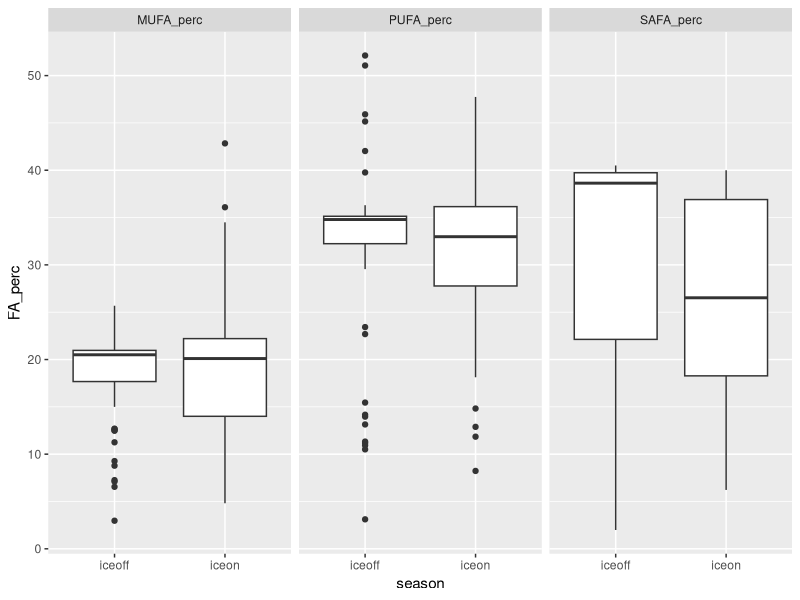
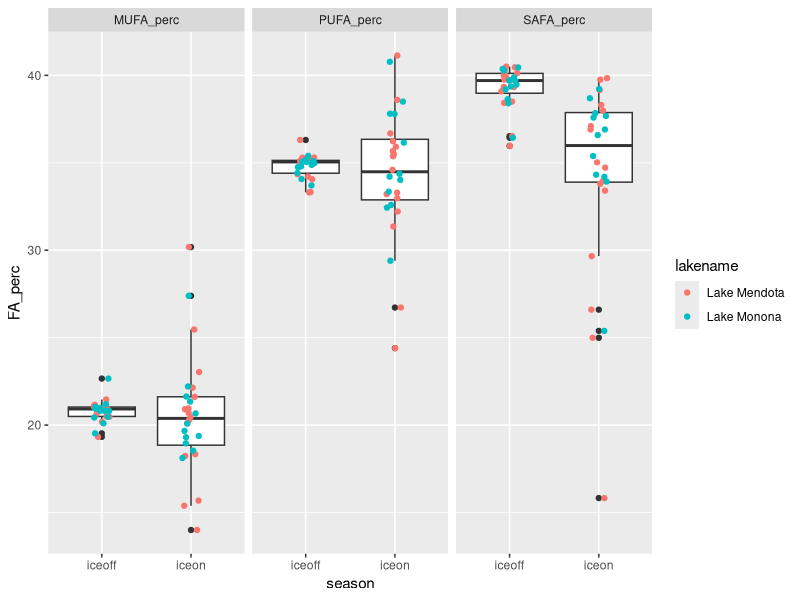
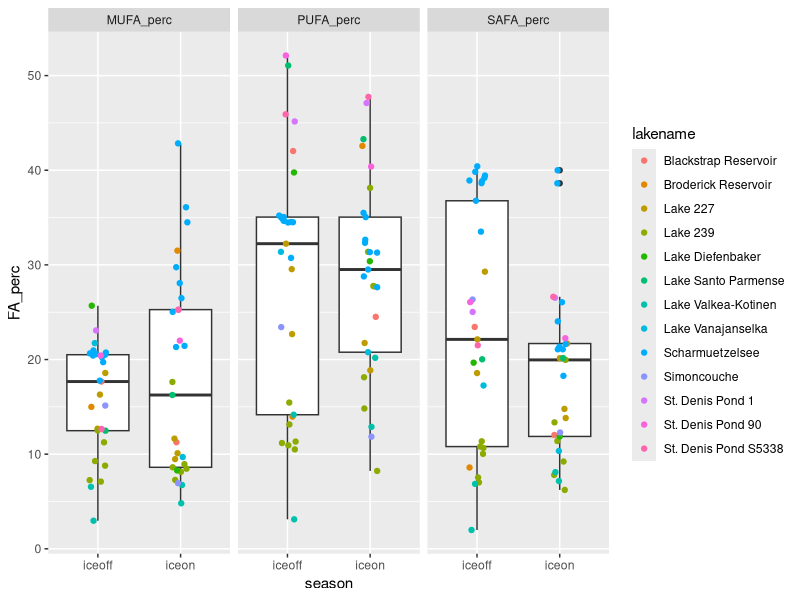
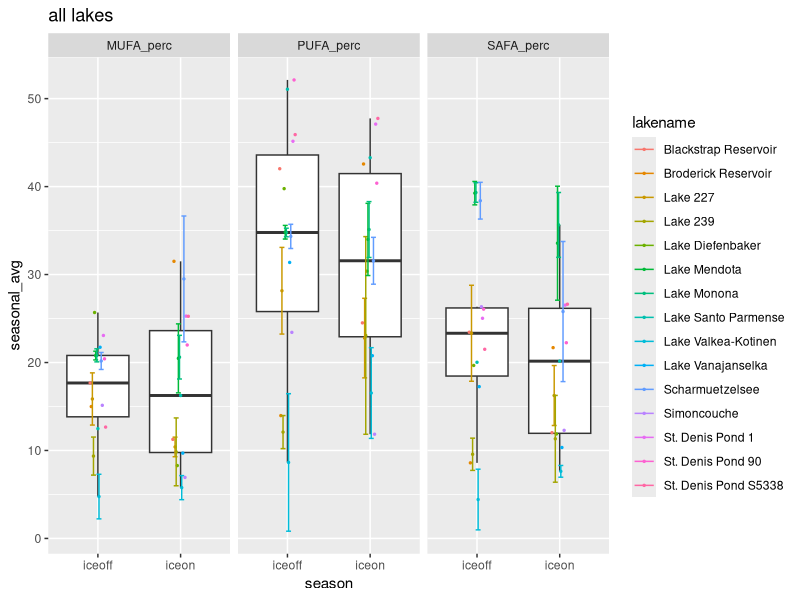
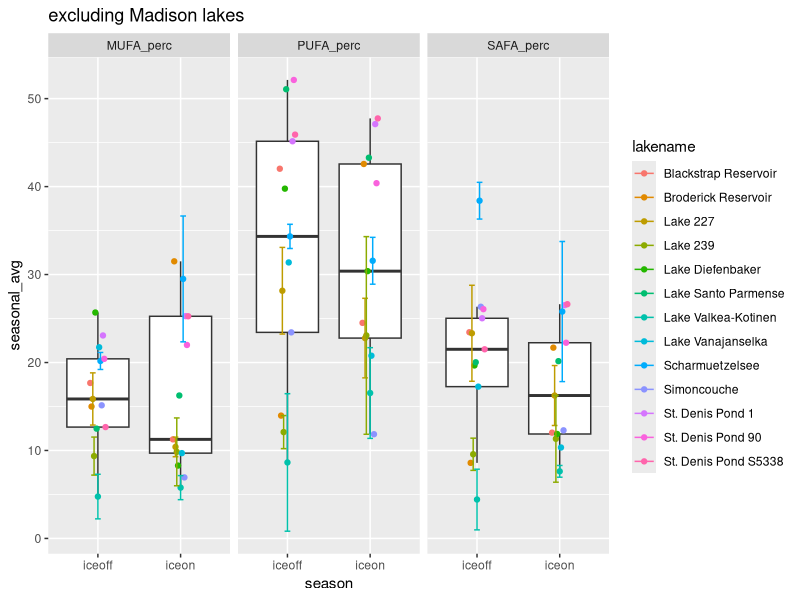
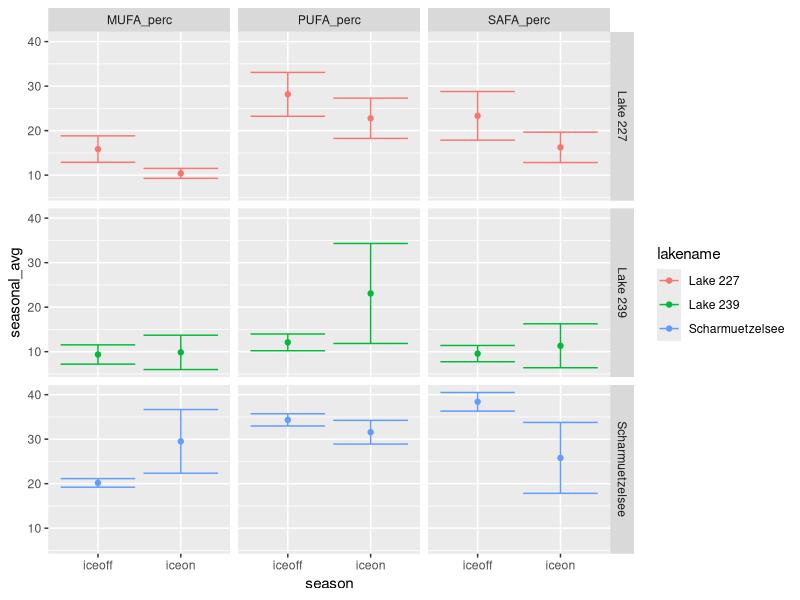
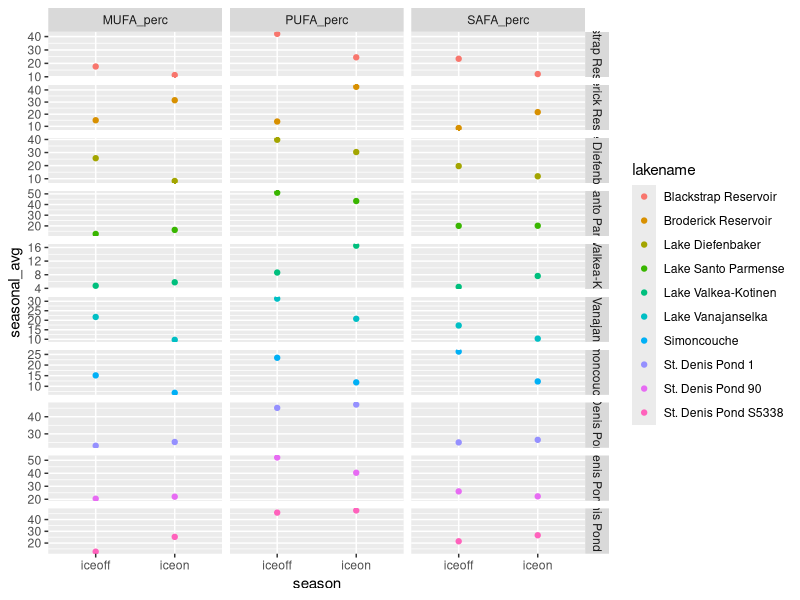
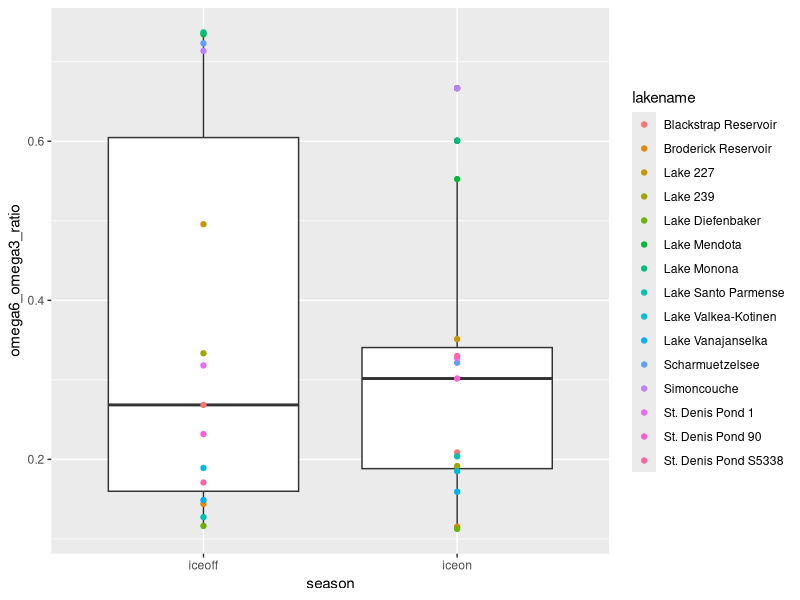

Source code (R) for these figures, in order:
# Script to look at fatty acids profile under ice vs summer stratification
# uses Hampton et al. ecology under lake ice dataset (ecology letters)
# and Galloway et al PLoS one paper fatty acid dataset

#libraries
library(dplyr)
library(reshape2)
library(tidyr)
library(ggplot2)

#===========================================================================
# ----> read in ecology under lake ice dataset and FA dataset
#===========================================================================

euli_orig <- read.csv("../Data/under_ice_data.csv", stringsAsFactors = FALSE)

fa_orig <- read.csv("../Data/PLoS_supp/S1_Dataset.csv", stringsAsFactors = FALSE)

#===========================================================================
# ----> wrangle ice phyto data
#===========================================================================

euli <- euli_orig %>% 
  #keep only columns of potential interest
  select(year, season, researcher, lakename, stationname, poolstation, lakeregloc, lakecountry,
         startday, startmonth, startyear, endday, endmonth, endyear,
         iceduration, fadata, avesecchidepth, avechla, 
         phytomethod, avephytomass, avephytocount,
         propchloro, propcrypto, propcyano, propdiatom, propdiatom, propotherphyto) %>% 
  #only interested when *not* all NA for phyto props
  filter(!(is.na(propchloro) & is.na(propcrypto) & is.na(propcyano) & 
           is.na(propdiatom) & is.na(propdiatom) & is.na(propotherphyto)))

#some lakes have multiple stations within lake
euli %>% 
  group_by(lakename) %>% 
  summarize(n = n_distinct(stationname)) %>% 
  filter(n > 1) %>% 
  as.data.frame()
#               lakename n
# 1 Blackstrap Reservoir 2
# 2     Lake Diefenbaker 3

euli %>% 
  group_by(lakename) %>% 
  summarize(n = n_distinct(poolstation)) %>% 
  as.data.frame() %>% 
  filter(n > 1)

#1:1 match lakename:poolstation
# filter(euli, lakename %in% c("Blackstrap Reservoir", "Lake Diefenbaker")) %>% select(lakename, stationname, poolstation)

#aggregate to lake/poolstation
euli_lakes_phytos <- euli %>% 
  #start by looking just at pytos, can circle back to incorporate snow/ice/secchi etc.
  select(year, season, lakename, poolstation, 
         propchloro, propcrypto, propcyano, propdiatom, propotherphyto) %>% 
  #group and aggregate
  group_by(lakename, poolstation, year, season) %>% 
  summarize(prop_chloro = mean(propchloro, na.rm = TRUE),
            prop_crypto = mean(propcrypto, na.rm = TRUE),
            prop_cyano = mean(propcyano, na.rm = TRUE),
            prop_diatom = mean(propdiatom, na.rm = TRUE),
            prop_other = mean(propotherphyto, na.rm = TRUE)) %>% 
  ungroup() %>% 
  as.data.frame()
  
summary(euli_lakes_phytos) #40 NA in crypto
str(euli_lakes_phytos) #205

#going to start by using only lakes with *NO NAs* for phytos
euli_phytos_complete <- euli_lakes_phytos %>% 
  filter(!(is.na(prop_chloro) | is.na(prop_crypto) | is.na(prop_cyano) | 
             is.na(prop_diatom) | is.na(prop_other)))
#158 obvs - only "complete" phyto profiles

#24 lakes in total
unique(euli_phytos_complete$lakename) 

#what's the temporal coverage?
#only want ones with matching iceon/iceoff
euli_phytos_complete %>% 
  group_by(lakename) %>% 
  summarize(seasons = n_distinct(season)) %>% 
  as.data.frame() %>% 
  arrange(seasons)

#identity lakes with both seasons per year
multi_seasons <- euli_phytos_complete %>% 
  group_by(lakename, year) %>% 
  summarize(seasons = n_distinct(season)) %>% 
  as.data.frame() %>% 
  arrange(seasons) %>% 
  filter(seasons > 1) %>% 
  mutate(lakeyear = paste(lakename, year, sep = "_"))

#keep only those lake/year/seasons
euli_phytos_complete_matching <- euli_phytos_complete %>% 
  mutate(lakeyear = paste(lakename, year, sep = "_")) %>% 
  filter(lakeyear %in% multi_seasons$lakeyear)

#make sure 1:1 match (i.e., iceon/iceoff in single year for lake - no missing pairs singles)
# euli_phytos_complete_matching %>% 
#   group_by(lakename, year) %>% 
#   summarize(n = n_distinct(season)) %>% 
#   filter(n != 2)
#correct

# filter(euli_phytos_complete, lakename == "Saanajarvi")
# filter(euli, lakename == "Saanajarvi")
#yep...being true to the data, we ignore Saanajarvi
#I think it's actually a goof in the euli data, 
#but moving forward without it...

#check out remaining
str(euli_phytos_complete_matching)
str(unique(euli_phytos_complete_matching$lakename)) 
#15 lakes

#temporal coverage
lake_years <- euli_phytos_complete_matching %>% 
  group_by(lakename) %>% 
  summarize(yrs = n_distinct(year)) %>% 
  arrange(yrs) %>% 
  as.data.frame()
#                lakename yrs
# 1  Blackstrap Reservoir   1
# 2   Broderick Reservoir   1
# 3      Lake Diefenbaker   1
# 4   Lake Santo Parmense   1
# 5     Lake Vanajanselka   1
# 6           Simoncouche   1
# 7      St. Denis Pond 1   1
# 8     St. Denis Pond 90   1
# 9  St. Denis Pond S5338   1
# 10  Lake Valkea-Kotinen   2
# 11             Lake 227   3
# 12             Lake 239   6
# 13      Scharmuetzelsee   9
# 14          Lake Monona  12
# 15         Lake Mendota  16

#may be interested in lakes with >= 3 years down the road
lake_years_3more <- filter(lake_years, yrs >= 3)

#make long to be equivalent to FA data
phytos_long <- euli_phytos_complete_matching %>% 
  select(-poolstation, -lakeyear) %>% 
  melt(id.vars = c("lakename", "year", "season")) %>% 
  rename(phyto_group = variable, prop = value)

#remove prop from group name
phytos_long$phyto_group <- gsub("prop_", "", phytos_long$phyto_group)

unique(phytos_long$phyto_group)
# "chloro"     "crypto"     "cyano"      "diatom"     "otherphyto"


#===========================================================================
# ----> wrangle FA data
#===========================================================================

fa <- fa_orig %>% 
  #only fresh water
  filter(Salinity == 0) %>% 
  #only proportional data
  filter(Data == "prop") %>% 
  #for now, don't care about experimental info
  select(Group, Class, Order, Genus, species,
         sumSAFA, sumMUFA, sumPUFA,
         c18.2w6, c18.3w6, c18.3w3,
         c18.4w3, c18.5w3, 
         c20.4w6, c20.5w3, c22.6w3)

unique(fa$Group)
# "Cyanobacteria" "Chlorophyta"   "Ochrophyta"    "Cryptophyta"   "Dinophyta"     "Euglenozoa"    "Rhodophyta"  

#crosswalk to match euli to FA
fa_equiv <- fa %>% 
  #crypto, chloro, cyano are direct matches
  mutate(fa_group = ifelse(Group == "Cryptophyta", "crypto", NA),
         fa_group = ifelse(Group == "Chlorophyta", "chloro", fa_group),
         fa_group = ifelse(Group == "Cyanobacteria", "cyano", fa_group),
         #diatoms are everything in these 3 classes in FA data
         fa_group = ifelse(Class %in% c("Bacillariophyceae", "Fragilariophyceae", "Coscinodiscophyceae"),
                           "diatom", fa_group),
         #other phyto = average of all else in FA data
         fa_group = ifelse(is.na(fa_group), "otherphyto", fa_group))

# fa_equiv %>% 
#   select(Group, fa_group) %>% 
#   unique()
# 
# fa_equiv %>% 
#   select(Group, Class, fa_group) %>% 
#   unique()


#===========================================================================
# ----> aggregate FA data
#===========================================================================

#aggregate to level of fa_group (average)

fa_group_avgs <- fa_equiv %>% 
  group_by(fa_group) %>% 
  summarize(grp_avg_sumSAFA = mean(sumSAFA, na.rm = TRUE),
            grp_avg_sumMUFA = mean(sumMUFA, na.rm = TRUE),
            grp_avg_sumPUFA = mean(sumPUFA, na.rm = TRUE),
            grp_avg_c18.2w6 = mean(c18.2w6, na.rm = TRUE),
            grp_avg_c18.3w6 = mean(c18.3w6, na.rm = TRUE),
            grp_avg_c18.3w3 = mean(c18.3w3, na.rm = TRUE),
            grp_avg_c18.4w3 = mean(c18.4w3, na.rm = TRUE),
            grp_avg_c18.5w3 = mean(c18.5w3, na.rm = TRUE),
            grp_avg_c20.4w6 = mean(c20.4w6, na.rm = TRUE),
            grp_avg_c20.5w3 = mean(c20.5w3, na.rm = TRUE),
            grp_avg_c22.6w3 = mean(c22.6w3, na.rm = TRUE)) %>% 
  as.data.frame()

fa_group_avgs

#===========================================================================
# ----> combine EULI and FA datasets
#===========================================================================

head(phytos_long) #lake, year, season, group, prop
head(fa_group_avgs) #group, FAs

#combine euli and FA - have group, proportion, and FA data
full_dat <- merge(phytos_long, fa_group_avgs, 
                  by.x = "phyto_group", by.y = "fa_group", 
                  all.x = TRUE)

# From LTER FA script:
# What we want is "what are the average proportions of SAFA, MUFA, PUFA 
# present in the community, irrespective of total biomass?" 
# (i.e. we know there is higher biomass in summer - the Circus Circus buffet)
# SH: pretty sure that what we want then is:(biomass_dry_weight * sumSAFA)/total dry weight
# This is already a proportion (biomass/total) so can do prop * FA

#weight data accordingly
full_dat_weighted <- full_dat %>% 
  #prop phyto (already biomass/total biomass) * prop FA
  mutate(sumSAFA_prop = grp_avg_sumSAFA * prop,
         sumMUFA_prop = grp_avg_sumMUFA * prop, 
         sumPUFA_prop = grp_avg_sumPUFA * prop,
         prop_c18.2w6 = grp_avg_c18.2w6 * prop,
         prop_c18.3w6 = grp_avg_c18.3w6 * prop,
         prop_c18.3w3 = grp_avg_c18.3w3 * prop,
         prop_c18.4w3 = grp_avg_c18.4w3 * prop,
         prop_c18.5w3 = grp_avg_c18.5w3 * prop,
         prop_c20.4w6 = grp_avg_c20.4w6 * prop,
         prop_c20.5w3 = grp_avg_c20.5w3 * prop,
         prop_c22.6w3 = grp_avg_c22.6w3 * prop) %>% 
  #keep only columns of interest
  #for now, only SAFA, MUFA, PUFA
  select(lakename, year, season, phyto_group, 
         sumSAFA_prop, sumMUFA_prop, sumPUFA_prop,
         prop_c18.2w6,prop_c18.3w6,  prop_c18.3w3,
         prop_c18.4w3, prop_c18.5w3,
         prop_c20.4w6, prop_c20.5w3, 
         prop_c22.6w3)

#sum within lake/time point (get community-level FA)
full_dat_weighted_comm <- full_dat_weighted %>% 
  group_by(lakename, year, season) %>% 
  #sum across phyto groups
  summarize(MUFA_perc = sum(sumMUFA_prop, na.rm = TRUE),
            PUFA_perc = sum(sumPUFA_prop, na.rm = TRUE),
            SAFA_perc = sum(sumSAFA_prop, na.rm = TRUE),
            perc_c18.2w6 = sum(prop_c18.2w6, na.rm = TRUE),
            perc_c18.3w6 = sum(prop_c18.3w6, na.rm = TRUE),
            perc_c18.3w3 = sum(prop_c18.3w3, na.rm = TRUE),
            perc_c18.4w3 = sum(prop_c18.4w3, na.rm = TRUE),
            perc_c18.5w3 = sum(prop_c18.5w3, na.rm = TRUE),
            perc_c20.4w6 = sum(prop_c20.4w6, na.rm = TRUE),
            perc_c20.5w3 = sum(prop_c20.5w3, na.rm = TRUE),
            perc_c22.6w3 = sum(prop_c22.6w3, na.rm = TRUE)) %>% 
  as.data.frame()

#this format matches LTER_FA_20180217 
#(detailed look at lakes ME/MO)

head(full_dat_weighted_comm)

#make a verion with one point per lake/season (aggregate across years)
#include standard deviation as measure of variance, as well as count
full_dat_weighted_comm_agg <- full_dat_weighted_comm %>% 
  group_by(lakename, season) %>% 
  #using __ so can separate later
  summarize(n_years = n_distinct(year),
            seasonal_avg__MUFA_perc = mean(MUFA_perc, na.rm = TRUE),
            sd__MUFA_perc = sd(MUFA_perc, na.rm = TRUE),
            seasonal_avg__PUFA_perc = mean(PUFA_perc, na.rm = TRUE),
            sd__PUFA_perc = sd(PUFA_perc, na.rm = TRUE),
            seasonal_avg__SAFA_perc = mean(SAFA_perc, na.rm = TRUE),
            sd__SAFA_perc = sd(SAFA_perc, na.rm = TRUE),
            
            seasonal_avg__c18.2w6 = mean(perc_c18.2w6, na.rm = TRUE),
            seasonal_avg__c18.3w6 = mean(perc_c18.3w6, na.rm = TRUE),
            seasonal_avg__c18.3w3 = mean(perc_c18.3w3, na.rm = TRUE),
            seasonal_avg__c18.4w3 = mean(perc_c18.4w3, na.rm = TRUE),
            seasonal_avg__c18.5w3 = mean(perc_c18.5w3, na.rm = TRUE),
            seasonal_avg__c20.4w6 = mean(perc_c20.4w6, na.rm = TRUE),
            seasonal_avg__c20.5w3 = mean(perc_c20.5w3, na.rm = TRUE),
            seasonal_avg__c22.6w3 = mean(perc_c22.6w3, na.rm = TRUE),
            
            sd__c18.2w6 = sd(perc_c18.2w6, na.rm = TRUE),
            sd__c18.3w6 = sd(perc_c18.3w6, na.rm = TRUE),
            sd__c18.3w3 = sd(perc_c18.3w3, na.rm = TRUE),
            sd__c18.4w3 = sd(perc_c18.4w3, na.rm = TRUE),
            sd__c18.5w3 = sd(perc_c18.5w3, na.rm = TRUE),
            sd__c20.4w6 = sd(perc_c20.4w6, na.rm = TRUE),
            sd__c20.5w3 = sd(perc_c20.5w3, na.rm = TRUE),
            sd__c22.6w3 = sd(perc_c22.6w3, na.rm = TRUE)) %>% 
  as.data.frame()

#===========================================================================
# ----> look at ALL lakes/years/seasons (MUFA/PUFA/SAFA)
#===========================================================================

#make long for plotting
dat_long_full_points <- full_dat_weighted_comm %>% 
  melt(id.vars = c("lakename", "year", "season")) %>% 
  rename(FA_type = variable, FA_perc = value)

# ----> plot for all lakes
ggplot(filter(dat_long_full_points, FA_type %in% c("MUFA_perc", "PUFA_perc", "SAFA_perc")),
              aes(season, FA_perc)) +
  geom_boxplot() +
  #geom_jitter(aes(color = lakename), width = 0.1, size = 1) +
  facet_wrap(~FA_type)

#what do anovas say for all lakes?
mufa1 <- aov(FA_perc ~ season, dat = filter(dat_long_full_points, FA_type == "MUFA_perc"))
summary(mufa1) #p=0.417

pufa1 <- aov(FA_perc ~ season, dat = filter(dat_long_full_points, FA_type == "PUFA_perc"))
summary(pufa1) #p=0.962

safa1 <- aov(FA_perc ~ season, dat = filter(dat_long_full_points, FA_type == "SAFA_perc"))
summary(safa1) #p=0.0255 *
#SAFA signif higher in summer


# ----> check just ME/MO 
ggplot(filter(dat_long_full_points, lakename %in% c("Lake Mendota", "Lake Monona") &
                FA_type %in% c("MUFA_perc", "PUFA_perc", "SAFA_perc")), 
       aes(season, FA_perc)) +
  geom_boxplot() +
  geom_jitter(aes(color = lakename), width = 0.1) +
  facet_wrap(~FA_type)
#SAFA more extreme


# ----> removing ME/MO
ggplot(filter(dat_long_full_points, !(lakename %in% c("Lake Mendota", "Lake Monona")) &
                FA_type %in% c("MUFA_perc", "PUFA_perc", "SAFA_perc")), 
       aes(season, FA_perc)) +
  geom_boxplot() +
  geom_jitter(aes(color = lakename), width = 0.1) +
  facet_wrap(~FA_type)
#pretty wide spread

#what do anovas say when remove ME/MO?
mufa2 <- aov(FA_perc ~ season, dat = filter(dat_long_full_points, FA_type == "MUFA_perc" &
                                              !(lakename %in% c("Lake Mendota", "Lake Monona"))))
summary(mufa2) #p=0.324

pufa2 <- aov(FA_perc ~ season, dat = filter(dat_long_full_points, FA_type == "PUFA_perc" &
                                              !(lakename %in% c("Lake Mendota", "Lake Monona"))))
summary(pufa2) #p=0.962

safa2 <- aov(FA_perc ~ season, dat = filter(dat_long_full_points, FA_type == "SAFA_perc" &
                                              !(lakename %in% c("Lake Mendota", "Lake Monona"))))
summary(safa2) #p=0.0859
#none signif


#===========================================================================
# ----> look at lakes aggregated to seasons across years (MUFA/PUFA/SAFA)
#===========================================================================

#make long
dat_long_seasonal_points <- full_dat_weighted_comm_agg %>% 
  #make long
  melt(id.vars = c("lakename", "season", "n_years")) %>% 
  #split variable column name
  separate(variable, into = c("agg_type", "FA_type"), sep = "__") %>% 
  #make wide so have column for avg and sd
  dcast(lakename + season + n_years + FA_type ~ agg_type, value.var = "value")
  
# ----> plot for all lakes
ggplot(filter(dat_long_seasonal_points, FA_type %in% c("MUFA_perc", "PUFA_perc", "SAFA_perc")),
              aes(season, seasonal_avg)) +
  #ignore outlier sofr boxplots only
  geom_boxplot(outlier.shape = NA) +
  geom_point(aes(group = lakename, color = lakename), position = position_dodge(width = 0.2), size = 0.5) +
  geom_errorbar(aes(x = season, ymin = seasonal_avg - sd, ymax = seasonal_avg + sd,
                    color = lakename, 
                    group = lakename),
                position = position_dodge(width = 0.2)) +
  # geom_pointrange(aes(x = season, y = seasonal_avg, 
  #                     ymin = seasonal_avg - sd, ymax = seasonal_avg + sd)) +
  facet_wrap(~FA_type) +
  ggtitle("all lakes")

#anova for all lakes, aggregate to one point per lake/season across years
mufa3 <- aov(seasonal_avg ~ season, dat = filter(dat_long_seasonal_points, FA_type == "MUFA_perc"))
summary(mufa3) #p=0.949

pufa3 <- aov(seasonal_avg ~ season, dat = filter(dat_long_seasonal_points, FA_type == "PUFA_perc"))
summary(pufa3) #p=0.709

safa3 <- aov(seasonal_avg ~ season, dat = filter(dat_long_seasonal_points, FA_type == "SAFA_perc"))
summary(safa3) #p=0.374
#none signif

# ----> ignore mendota/monona
ggplot(filter(dat_long_seasonal_points, 
              FA_type %in% c("MUFA_perc", "PUFA_perc", "SAFA_perc") &
                !(lakename %in% c("Lake Mendota", "Lake Monona"))), 
              aes(season, seasonal_avg)) +
  geom_boxplot(outlier.shape = NA) +
  geom_point(aes(color = lakename, group = lakename), position = position_dodge(width = 0.2)) +
  geom_errorbar(aes(x = season, ymin = seasonal_avg - sd, ymax = seasonal_avg + sd,
                    color = lakename, group = lakename),
                position = position_dodge(width = 0.2)) +
  facet_wrap(~FA_type) +
  ggtitle("excluding Madison lakes")

mufa4 <- aov(seasonal_avg ~ season, dat = filter(dat_long_seasonal_points, FA_type == "MUFA_perc" & 
                                              !(lakename %in% c("Lake Mendota", "Lake Monona"))))
summary(mufa4) #p=0.959

pufa4 <- aov(seasonal_avg ~ season, dat = filter(dat_long_seasonal_points, FA_type == "PUFA_perc" &
                                              !(lakename %in% c("Lake Mendota", "Lake Monona"))))
summary(pufa4) #p=0.716

safa4 <- aov(seasonal_avg ~ season, dat = filter(dat_long_seasonal_points, FA_type == "SAFA_perc" &
                                              !(lakename %in% c("Lake Mendota", "Lake Monona"))))
summary(safa4) #p=0.346
#none signif


# ----> lakes with >3 years matching
ggplot(filter(dat_long_seasonal_points, 
              FA_type %in% c("MUFA_perc", "PUFA_perc", "SAFA_perc") &
              lakename %in% lake_years_3more$lakename & 
                !(lakename %in% c("Lake Mendota", "Lake Monona"))), 
       aes(season, seasonal_avg)) +
  geom_point(aes(color = lakename, group = lakename), position = position_dodge(width = 0.2)) +
  geom_errorbar(aes(x = season, ymin = seasonal_avg - sd, ymax = seasonal_avg + sd,
                    color = lakename, group = lakename),
                position = position_dodge(width = 0.2)) +
  facet_grid(lakename~FA_type)
#not seeing really consistent trends


# ----> just the <3 years lakes
ggplot(filter(dat_long_seasonal_points, 
              FA_type %in% c("MUFA_perc", "PUFA_perc", "SAFA_perc") &
                !(lakename %in% lake_years_3more$lakename) & 
                !(lakename %in% c("Lake Mendota", "Lake Monona"))), 
       aes(season, seasonal_avg)) +
  geom_point(aes(color = lakename, group = lakename), position = position_dodge(width = 0.2)) +
  facet_grid(lakename~FA_type, scales = "free")

#not seeing consistent trends

#===========================================================================
# ----> lakes aggregated to seasons across years (C omegas)
#===========================================================================

head(full_dat_weighted_comm_agg)
summary(dat_long_seasonal_points)

#per AG: look at ratio of omega 6 to omega 3 PUFAs
#per MM: look at long chain C PUFAs:SAFA ratio
#(AG defines long chain as 20+ C, so here 20 and 22 Cs)

#unique(dat_long_seasonal_points$FA_type)
# "c18.2w6"   "c18.3w3"   "c18.3w6"   "c18.4w3"   "c18.5w3"   "c20.4w6"   "c20.5w3"   "c22.6w3" 


# tag PUFAs as short or long chain, omega 3 or omega 6
# dat_long_seasonal_C <- dat_long_seasonal_points %>% 
#   #if c20 or c22, identify as long chain - default is NA
#   #if c18, short chain
#   mutate(c_chain = ifelse(grepl("c20*", FA_type)==TRUE | grepl("c22*", FA_type)==TRUE, 
#                              "long", NA),
#          c_chain = ifelse(grepl("c18*", FA_type)==TRUE, "short", c_chain)) %>% 
#   #identify whether omega 3 or omega 6
#   mutate(omega_num = ifelse(grepl("*w3", FA_type)==TRUE, "omega_three", NA),
#          omega_num = ifelse(grepl("*w6", FA_type)==TRUE, "omega_six", omega_num))

# dat_long_seasonal_C %>% select(FA_type, c_chain) %>% unique() %>% arrange(c_chain)
# dat_long_seasonal_C %>% select(FA_type, omega_num) %>% unique() %>% arrange(omega_num)

#recall: everything in seasonal_avg is a percentage
#so can sum up percentage of C omega types within PUFA
#(should double check that sum c omegas !> sum PUFA)

# dat_long_seasonal_C <- dat_long_seasonal_C %>% 
#   group_by(lakename, season, omega_num) %>% 
#   mutate(total_omega = sum(seasonal_avg, na.rm = TRUE)) %>% 
#   ungroup() %>% 
#   group_by(lakename, season, c_chain) %>% 
#   mutate(total_chain = sum(seasonal_avg, na.rm = TRUE)) %>% 
#   ungroup() %>% 
#   as.data.frame()


#find omega and long/short chain totals
dat_seasonal_C <- full_dat_weighted_comm_agg %>% 
  #total omega 3 prop of PUFAs
  mutate(total_omega3 = seasonal_avg__c18.3w3 + 
                        seasonal_avg__c18.4w3 + 
                        seasonal_avg__c18.5w3 + 
                        seasonal_avg__c20.5w3 + 
                        seasonal_avg__c22.6w3,
         #total omega 6 prop of PUFAs
         total_omega6 = seasonal_avg__c18.2w6 + 
                        seasonal_avg__c18.3w6 + 
                        seasonal_avg__c20.4w6,
         #total short chain PUFAs (<20 C)
         total_short_chain = seasonal_avg__c18.2w6 +
                       seasonal_avg__c18.3w6 +
                       seasonal_avg__c18.3w3 +
                       seasonal_avg__c18.4w3 +
                       seasonal_avg__c18.5w3,
         #total long chain PUFAs (AG defined as >= 20 C)
         total_long_chain = seasonal_avg__c20.4w6 +
                       seasonal_avg__c20.5w3 +
                       seasonal_avg__c22.6w3)

#find omega6:omega3 for PUFAs and long chain PUFAs:SAFA
dat_seasonal_C_ratios <- dat_seasonal_C %>% 
  mutate(omega6_omega3_ratio = total_omega6/total_omega3,
         #total long chain is % of PUFAs that are long chain
         #divide by PUFAs prop to get ratio with SAFA
         #(i.e., proportion of ALL FATTY ACIDS that are long chain PUFAs compared to SAFA prop)
         longchainPUFA_SAFA = (total_long_chain * seasonal_avg__PUFA_perc) / seasonal_avg__SAFA_perc)

  
# ----> omega6:omega3 of PUFAs
ggplot(dat_seasonal_C_ratios, aes(season, omega6_omega3_ratio)) +
  geom_boxplot() +
  geom_point(aes(color = lakename))

mod1 <- aov(omega6_omega3_ratio ~ season, dat = dat_seasonal_C_ratios)
summary(mod1) #p=0.487

ggplot(dat_seasonal_C_ratios, aes(total_omega6, total_omega3)) +
  geom_point(aes(color = lakename)) +
  #geom_smooth() +
  facet_wrap(~season)

  
# ----> long chain PUFA:SAFA
ggplot(dat_seasonal_C_ratios, aes(season, longchainPUFA_SAFA)) +
  geom_boxplot() +
  geom_point(aes(color = lakename)) 

mod2 <- aov(longchainPUFA_SAFA ~ season, dat = dat_seasonal_C_ratios)
summary(mod2) #p=0.7
  
ggplot(dat_seasonal_C_ratios, 
       aes((total_long_chain/seasonal_avg__PUFA_perc), seasonal_avg__SAFA_perc)) +
  geom_point(aes(color = lakename)) +
  geom_smooth(method = "lm") +
  facet_wrap(~season)  
  
linmod1 <- lm(seasonal_avg__SAFA_perc ~ longchainPUFA_SAFA,
   dat = dat_seasonal_C_ratios)  
summary(linmod1)
#nope

  
